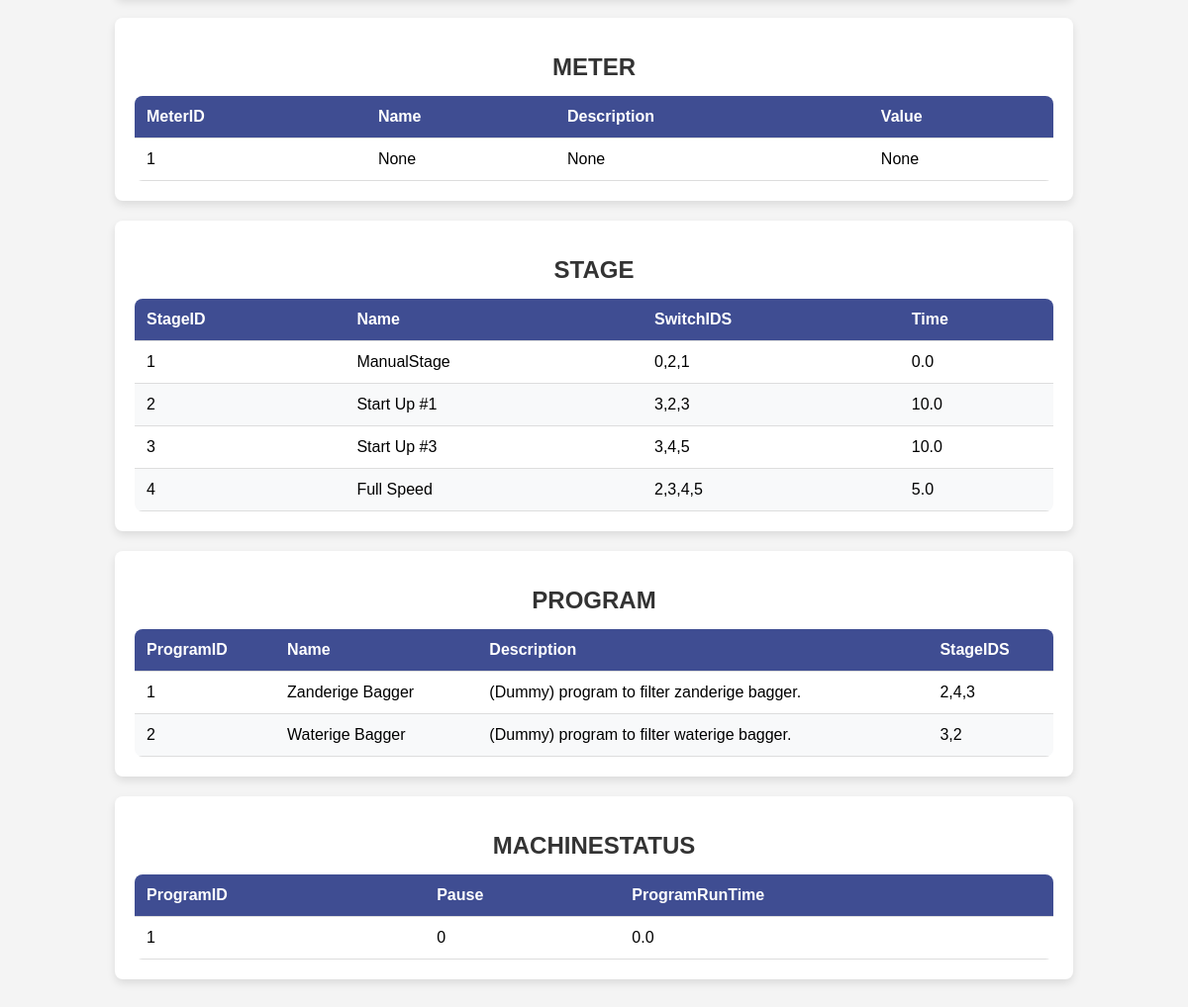
The app's page /tableview (lower part), older data.
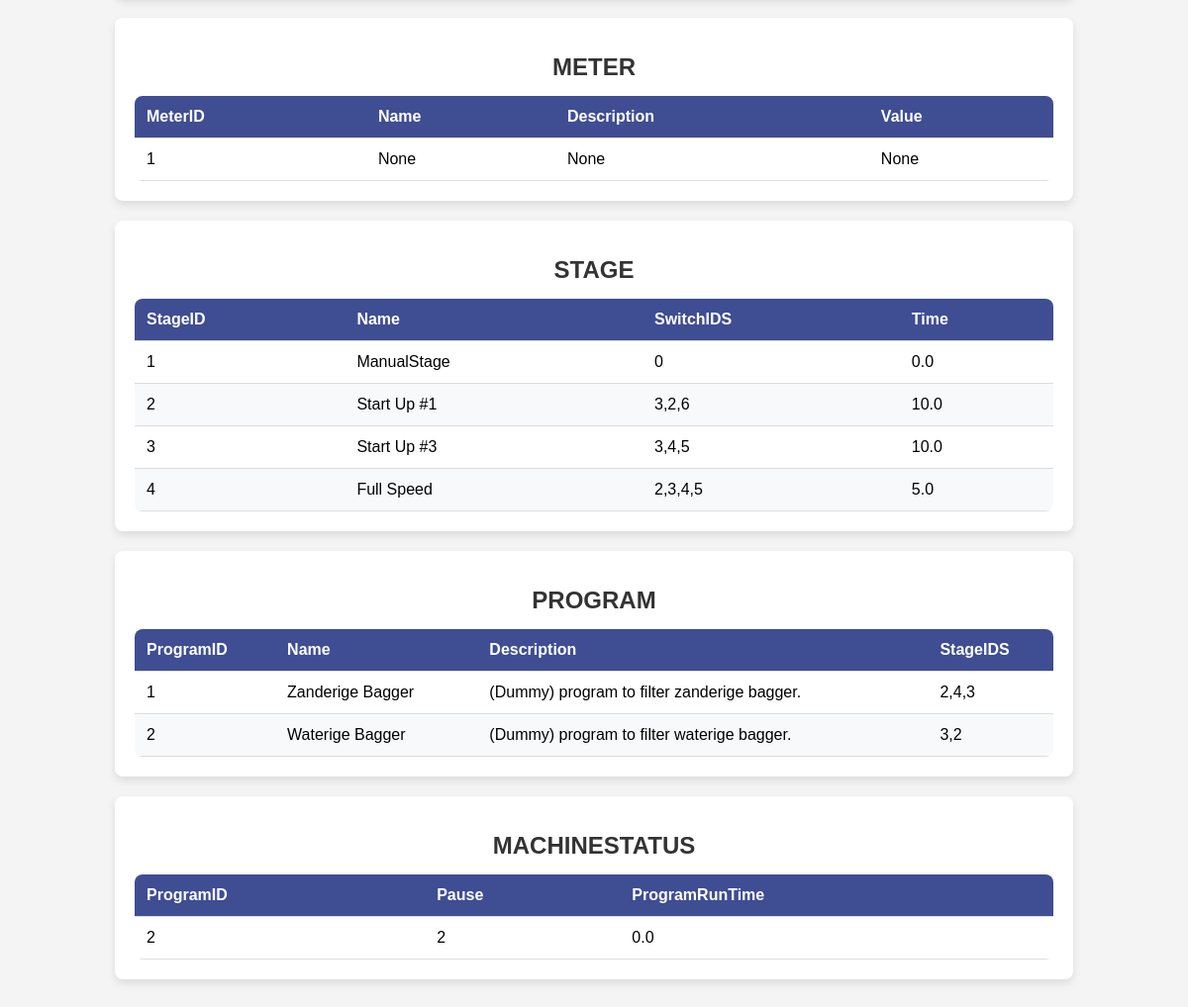
The same page, newer data.
### tables this page shows
CREATE TABLE STAGE (
    StageID INTEGER PRIMARY KEY AUTOINCREMENT,
    Name TEXT NOT NULL,
    SwitchIDS TEXT,
    Time REAL NOT NULL
);

CREATE TABLE PROGRAM (
    ProgramID INTEGER PRIMARY KEY AUTOINCREMENT,
    Name TEXT NOT NULL,
    Description TEXT,
    StageIDS TEXT NOT NULL
);

CREATE TABLE MACHINESTATUS (
    ProgramID INTEGER NOT NULL,
    Pause INTEGER NOT NULL CHECK (Pause IN (0,1,2)),
    ProgramRunTime REAL NOT NULL,
    PRIMARY KEY (ProgramID),
    FOREIGN KEY (ProgramID) REFERENCES PROGRAM(ProgramID)
);

### server/server.py (the view)
@app.route("/tableview")
def tableview():
    tables = []
    for tableName in tableNames:
        tables.append(sF.getTable(tableName,0))
    return render_template('tableview.html',tables=tables,tableNames=tableNames)

### server/serverFunctions/getTable.py (called while the page is built)
def getTable(table,add):
    db = sqlite3.connect('../data/machine.db',timeout=5)
    cs = db.execute('SELECT * FROM ' + table)
    ns = [description[0] for description in cs.description]
    result = []
    rows = 1;
    for ci in cs:
        result.append(dict(zip(ns,ci)))
        rows = rows + 1
    if add:
        if table != "MACHINESTATUS":
            result.append(dict(zip(ns,[rows]+[None]*len(ns))))
    else:
        if not result:
            result.append(dict(zip(ns,[rows]+[None]*len(ns))))
    db.close()
    return result

### server/templates/tableview.html
{% extends "layout.html" %}
{% block main %}
	{% for table in tables %}
		<div class="table-container">
			<h1>{{ tableNames[loop.index-1] }}</h1>
                	<table>
                        	<thead>
                                	<tr>
					{% for key, value in table[0].items() %}
                                        	        <th>{{key}}</th>
                                 	       {% endfor %}
                                	</tr>
                       		</thead>
                        	<tbody>
                                	{% for item in table %}
                                        	<tr>
                                                	{% for key, value in item.items() %}
                                                	        <td>{{value}}</th>
                                        	        {% endfor %}
                                	        </tr>
                        	        {% endfor %}
                	        </tbody>
        	        </table>
	        </div>
	{% endfor %}
{% endblock %}

Row changes from the older to the newer data that the page shows:
no longer on one of the page's lists (row edited): STAGE: Time "0.0"
removed MACHINESTATUS: key "ProgramRunTime", item "1" "0", ProgramRunTime "0.0"
changed STAGE "ManualStage": key "SwitchIDS" → "Time"; Time "0,2,1" → "0.0"
changed STAGE "Start Up #1": SwitchIDS "3,2,3" → "3,2,6"
added MACHINESTATUS: key "ProgramRunTime", item "2" "2", ProgramRunTime "0.0"
Text that changed along with them:
new list line: "SwitchIDS"
new list line: "0"
